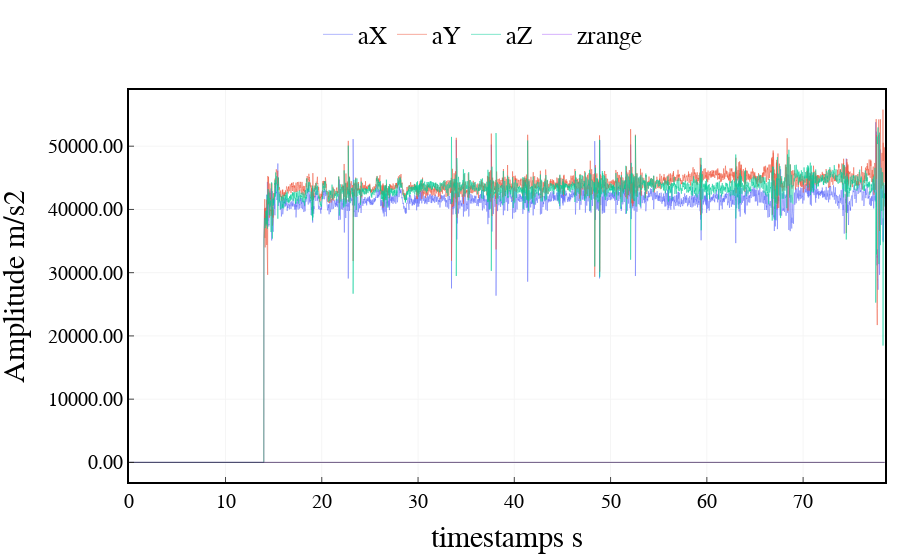

The cell this chart's notebook holds for it:
### Code cell
import scipy.signal as signal_p

# Define filter parameters
fs = 100  # Sampling frequency
fc = 4  # Cutoff frequency
order = 6  # Filter order



# Create low-pass Butterworth filter
b, a = signal_p.butter(order, fc / (fs / 2), btype='low')

# Apply filter to signal data
signalf = signal_p.filtfilt(b, a, imu_data[:,:6], axis=0)
timestamp = imu_data[:,7]
fig = go.Figure()
fig.add_trace(go.Scatter(x=timestamp, y=imu_data[:,3],
                    mode='lines',
                    line=dict(width=0.5),
                    name='aX'))
fig.add_trace(go.Scatter(x=timestamp, y=imu_data[:,4],
                    mode='lines',
                    line=dict(width=0.5),
                    name='aY'))
fig.add_trace(go.Scatter(x=timestamp, y=imu_data[:,5],
                    mode='lines',
                    line=dict(width=0.5),
                    name='aZ'))

fig.add_trace(go.Scatter(x=timestamp, y=imu_data[:,8]/1000,
                    mode='lines',
                    line=dict(width=0.5),
                    name='zrange'))


# # Add a rectangle to the plot
# fig.add_shape(type='rect',
#               x0=0,
#               y0=-2,
#               x1=10,
#               y1=2,
#               line=dict(color='blue', width=0.5),
#             #   fillcolor='lightblue',
#               opacity=0.5)

fig.add_shape(type='line',
                x0=0,
                y0=0,
                x1=timestamp[-1].astype(float),
                y1=0,
                line=dict(color='black', width=0.5),
            #   fillcolor='lightblue',
                opacity=1)

    
    


fig.update_layout(xaxis_title='timestamps s',
                        yaxis_title='Amplitude m/s2',
                        font=dict(size=25, family='Arial', color='rgb(0, 0, 0)'),
                        margin={'l': 15, 'r': 15, 't': 15, 'b': 15},
                        # width=1000, height=400,
                        legend=dict(
                            yanchor="top",
                            y=1.2,
                            xanchor="left",
                            x = 0.25,
                            font=dict(
                                family='Arial',
                                size=25,
                                color='rgb(0, 0, 0)',
                            ),
                            orientation="h",
                            # bordercolor="Black",
                            # borderwidth=1
                        ),
                        plot_bgcolor='rgb(255,255,255)',
                        xaxis=dict(
                            showline=True,
                            linecolor='rgb(0, 0, 0)',
                            linewidth=2,
                            ticks='inside',
                            tickfont=dict(
                                family='Arial',
                                size=20,
                                color='rgb(0, 0, 0)',
                            ),
                            tick0 = 150,
                            dtick = 10,
                            gridcolor='rgb(245, 245, 245)',
                            mirror=True
                        ),
                        yaxis=dict(
                            # range = [0, 1],
                            showline=True,
                            linecolor='rgb(0, 0, 0)',
                            linewidth=2,
                            ticks='inside',
                            tickfont=dict(
                                family='Arial',
                                size=20,
                                color='rgb(0, 0, 0)',
                            ),
                            tickformat='.2f',   # y轴刻度分辨率
                            gridcolor='rgb(245, 245, 245)',
                            mirror=True
                        ),
        )

fig.show()

### Figure 1 — Plotly figure (JSON) as saved in the notebook; plotly's stock layout.template omitted (floating-point values rounded to 4 significant figures; data arrays with more than 128 entries replaced by an {"elided": "..."} marker saying what was removed)
{"data": [{"line": {"width": 0.5}, "mode": "lines", "name": "aX", "type": "scatter", "x": {"elided": "7853 float values"}, "y": {"elided": "7853 int values"}}, {"line": {"width": 0.5}, "mode": "lines", "name": "aY", "type": "scatter", "x": {"elided": "7853 float values"}, "y": {"elided": "7853 int values"}}, {"line": {"width": 0.5}, "mode": "lines", "name": "aZ", "type": "scatter", "x": {"elided": "7853 float values"}, "y": {"elided": "7853 int values"}}, {"line": {"width": 0.5}, "mode": "lines", "name": "zrange", "type": "scatter", "x": {"elided": "7853 float values"}, "y": {"elided": "7853 float values"}}], "layout": {"font": {"color": "rgb(0, 0, 0)", "family": "Arial", "size": 25}, "legend": {"font": {"color": "rgb(0, 0, 0)", "family": "Arial", "size": 25}, "orientation": "h", "x": 0.25, "xanchor": "left", "y": 1.2, "yanchor": "top"}, "margin": {"b": 15, "l": 15, "r": 15, "t": 15}, "plot_bgcolor": "rgb(255,255,255)", "shapes": [{"line": {"color": "black", "width": 0.5}, "opacity": 1, "type": "line", "x0": 0, "x1": 78.48, "y0": 0, "y1": 0}], "xaxis": {"dtick": 10, "gridcolor": "rgb(245, 245, 245)", "linecolor": "rgb(0, 0, 0)", "linewidth": 2, "mirror": true, "showline": true, "tick0": 150, "tickfont": {"color": "rgb(0, 0, 0)", "family": "Arial", "size": 20}, "ticks": "inside", "title": {"text": "timestamps s"}}, "yaxis": {"gridcolor": "rgb(245, 245, 245)", "linecolor": "rgb(0, 0, 0)", "linewidth": 2, "mirror": true, "showline": true, "tickfont": {"color": "rgb(0, 0, 0)", "family": "Arial", "size": 20}, "tickformat": ".2f", "ticks": "inside", "title": {"text": "Amplitude m/s2"}}}}
